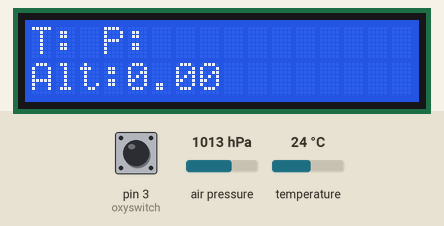
The sketch below on a simulated Arduino Uno, built with avr-gcc and run on an emulated ATmega328P. Parts: 16×2 character LCD. The test bench sets the inputs (shaded band); at power-on: air pressure 1013 hPa, temperature 24 °C, pin 3 (oxyswitch) LOW. The local clock reads 2024-03-15 10:24:30 at power-on unless the sketch sets it; storage starts empty; what the sketch prints to the serial monitor is not drawn.

Above: at 3.7 s.
3.8 s: air pressure set to 952 hPa
At 6.8 s:
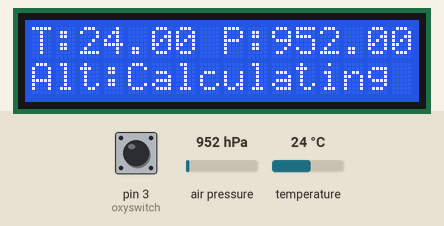
15.8 s: temperature set to 12 °C
At 22.8 s:
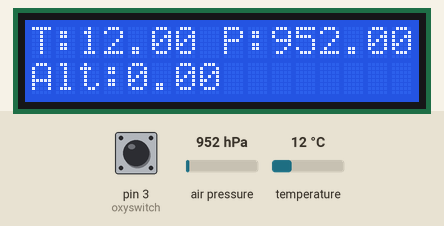
26.7 s: air pressure set to 975 hPa
At 32.8 s:
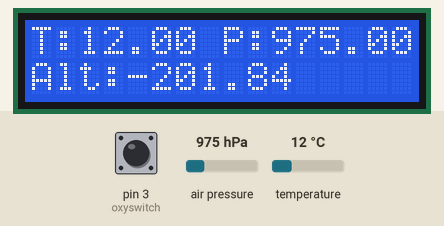
37.2 s: temperature set to 19 °C
At 43.2 s:
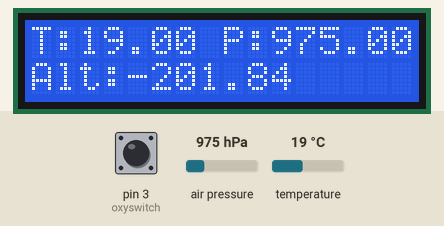
Timing chart, 0 to 44.7 s (numbered marks = the images above; inputs shaded):
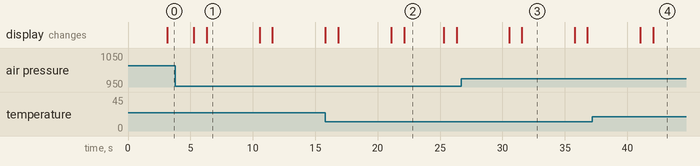

Measured:
- what the display in image 1 shows lasts 4.2 s, from 6.3 s to 10.5 s
- what the display in image 2 shows lasts 3.2 s, from 22.1 s to 25.3 s

The sketch:

BPS_OS_v3.3.ino
```cpp
#include<Wire.h>
#include <LiquidCrystal_I2C.h>
#include <SFE_BMP180.h>
#include <SPI.h>
#include <SD.h>
#include <DS3231.h>
#include <Adafruit_MCP4725.h>

// BASE INITIALISATION
Adafruit_MCP4725 MCP4725;
DS3231 clock(SDA, SCL);
LiquidCrystal_I2C lcd = LiquidCrystal_I2C(0x27, 16, 2);
SFE_BMP180 pressure;
#define ALTITUDE 140.0

// GLOBALS
const int oxyswitch = 3;
char status;
double T, P, p0, a;

// INIT VARIABLES
String Temp, Press, pnul, year, month, day, hour, minutes, seconds, ds_date, ds_time;
int measureCounter = 0;
int arduinoPreviousSampleTime = 0;
int arduinoSelfTime = 0;
float alt, measure;
bool oxygen;
File record, baseline, header;


void setup() {
  Serial.begin(9600); lcd.init(); lcd.backlight();
  MCP4725.begin(0x60);
  Wire.begin(); clock.begin();
  pinMode(oxyswitch, INPUT);

  if (pressure.begin()) {
    showStartup();
    status = pressure.getPressure(P, T); delay(2000);
    timeSet(false); // if set true you can set time
    if (SD.begin(10)) {
      createDataTableHeader();
    } else {
      sdInitError();
    }
  } else {
    sensorInitError();
  }
}

void loop() {
  uint32_t MCP4725_value;
  String  time_string = clock.getTimeStr();
  if (time_string.substring(6, 8).toInt() % 5 == 0) {
    // NICE! FROM THIS POINT MEASUREMENTS CAN COME!
    getSample();
  }
  delay(1000); displayMeasurement();
}


// ---------------------------------------- [ CUSTOM FUNCTIONS ] ------------------------------------------- //
void getSample() {
  status = pressure.startTemperature();

  if (status != 0) {
    delay(status);
    status = pressure.getTemperature(T);

    if (status != 0) {
      Temp = String(T, 2);
      status = pressure.startPressure(3);

      if (status != 0) {
        delay(status);
        status = pressure.getPressure(P, T);

        if (status != 0) {
          Press = String(P, 2); a = pressure.altitude(P, p0);
          createBaselineFile();
          getTimeAndDate();
          displayTimeAndDate();

          int oxyvalue = digitalRead(oxyswitch);

          if (oxyvalue == HIGH) { oxygen = true; } else { oxygen = false; }
          fileHandler(Temp, Press, a, oxygen);
          //Serial.println("From sampling:  Temp: " + Temp + " O2(y/n-1/0): " + oxygen)
        }
      }
    }
  }
}

void fileHandler(String temperature, String pressure, double altitudum, bool oxygen){
    if(SD.begin(10)){
      record = SD.open("record.csv", FILE_WRITE);
      Serial.println(""+ds_date+";"+ds_time+";"+temperature+";"+pressure+";"+altitudum+";"+(oxygen ? "1" : "0")+"");
      generateControlVoltage(altitudum);
      record.println(""+ds_date+";"+ds_time+";"+temperature+";"+pressure+";"+altitudum+";"+(oxygen ? "1" : "0")+"" );
      record.close();
    }else{
      fileWritingError();
      delay(2000);
    }
}

void createDataTableHeader() {
  header = SD.open("record.csv", FILE_WRITE);
  header.println("Date(DD:MM:YY);Time(HH:MM:SS);Temperature(C);Pressure(mB);Altitude(m);Oxygen");
  header.close();
}

void sdInitError() {
  lcd.setCursor(0, 0); lcd.print("BPS ERROR");
  lcd.setCursor(0, 1); lcd.print("SD init fail");
}

void timeSet(bool wannaSetTime) {
  if (wannaSetTime) {
    // TIME SET 0
    //kb 15 sec az upload parancs után az óra indítása
    clock.setTime(16, 23, 45);
    clock.setDate(15, 9, 2020);
  }
}

void showStartup() {
  lcd.setCursor(0, 0); lcd.print("BPS v3.3");
  lcd.setCursor(0, 1); lcd.print("Init success!");
}

void sensorInitError() {
  lcd.setCursor(0, 0); lcd.print("BPS ERROR");
  lcd.setCursor(0, 1); lcd.print("Sensor init fail");
}

// PRINT MEASURED VALUES ON DISPLAY
void displayMeasurement() {
  lcd.clear();
  lcd.setCursor(0, 0);
  lcd.print("T:" + Temp + " " + "P:" + Press);
  lcd.setCursor(0, 1);
  if (String(a) == "INF" || String(a) == "-INF") { lcd.print("Alt:Calculating"); } else { lcd.print("Alt:" + String(a)); }
}


// CREATE BASELINE FILE AFTER THIRD MEASUREMENT
void createBaselineFile() {
  if (measureCounter == 0 || measureCounter == 1) { measureCounter++; }
  else if (measureCounter == 2) {
    p0 = P;
    measure = p0;
    baseline = SD.open("baseline.txt", FILE_WRITE);
    baseline.println("time=" + ds_date + " " + ds_time);
    baseline.println("baseline=" + String(p0));
    baseline.close();
    measureCounter ++;
  }
}

void getTimeAndDate(){
  ds_date = clock.getDateStr();
  ds_time = clock.getTimeStr();
}

void displayTimeAndDate(){
  lcd.clear();
  lcd.setCursor(0, 0);
  lcd.print(ds_date);
  lcd.setCursor(0, 1);
  lcd.print(ds_time);
}

void fileWritingError(){
  lcd.clear(); lcd.setCursor(0,0); lcd.print("BPSandal ERROR");
  lcd.setCursor(0,1); lcd.print("SD init fail");
}

void generateControlVoltage(double altitudum){
  MCP4725.setVoltage((altitudum/1.5)+100 , false);
}
```
